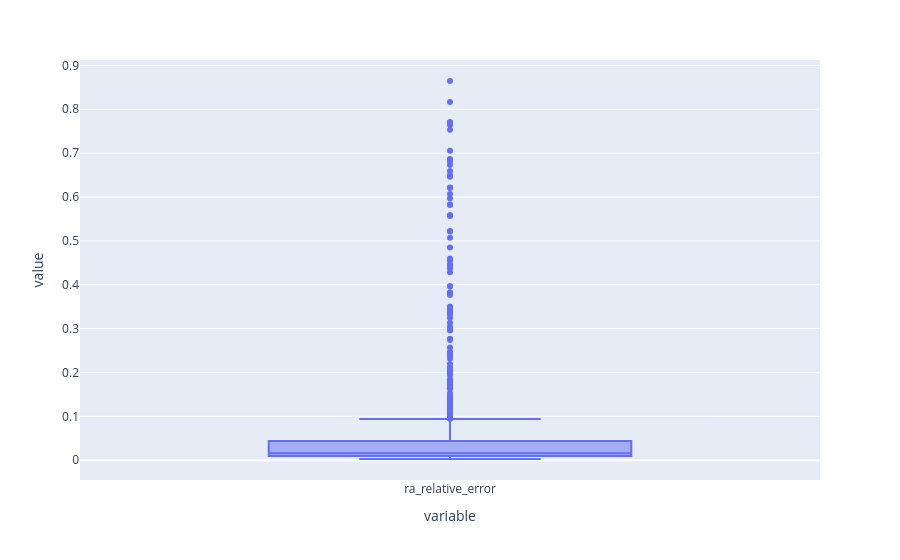

The notebook cell this image was saved under:
### Code cell
px.box(df['ra_relative_error'])

### Figure 1 — Plotly figure (JSON) as saved in the notebook; plotly's stock layout.template omitted (floating-point values rounded to 4 significant figures; data arrays with more than 128 entries replaced by an {"elided": "..."} marker saying what was removed)
{"data": [{"alignmentgroup": "True", "hovertemplate": "variable=%{x}<br>value=%{y}<extra></extra>", "legendgroup": "", "marker": {"color": "#636efa"}, "name": "", "notched": false, "offsetgroup": "", "orientation": "v", "showlegend": false, "type": "box", "x": {"elided": "1094 str values"}, "x0": " ", "xaxis": "x", "y": {"elided": "1094 float values"}, "y0": " ", "yaxis": "y"}], "layout": {"autosize": true, "boxmode": "group", "legend": {"tracegroupgap": 0}, "margin": {"t": 60}, "xaxis": {"anchor": "y", "autorange": true, "domain": [0, 1], "range": [-0.5, 0.5], "title": {"text": "variable"}, "type": "category"}, "yaxis": {"anchor": "x", "autorange": true, "domain": [0, 1], "range": [-0.0452, 0.9123], "title": {"text": "value"}, "type": "linear"}}}
